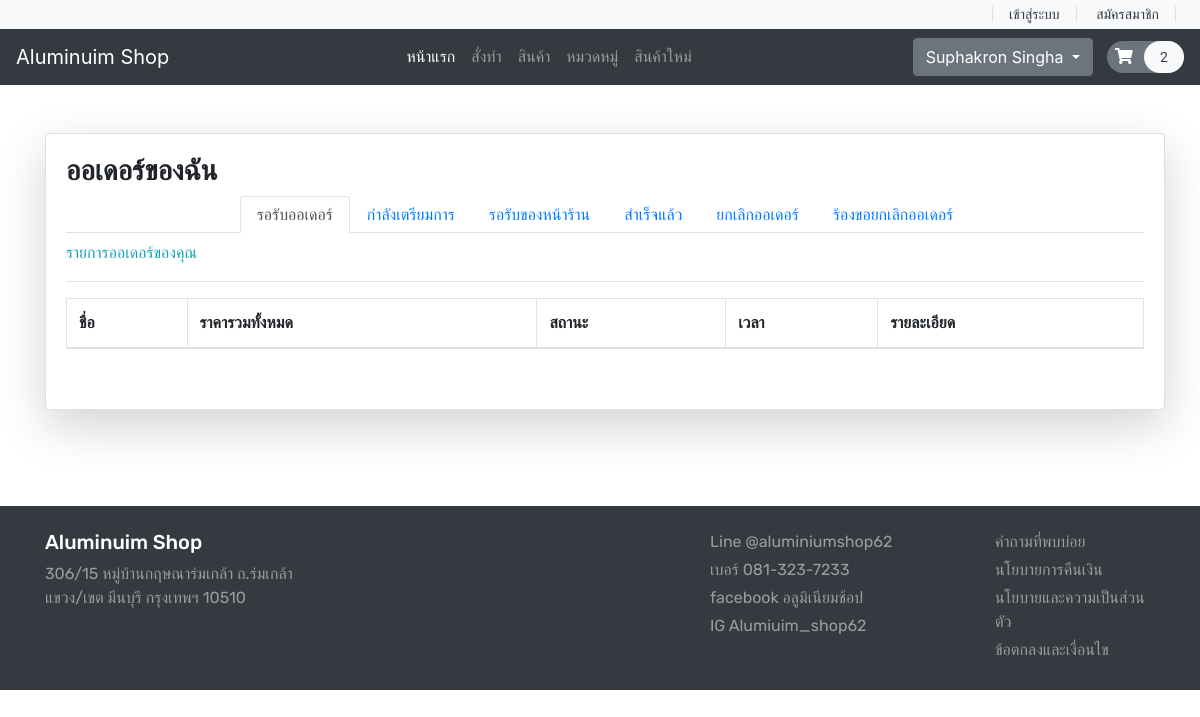
Before: /userorder.php (signed in) with the older database file.
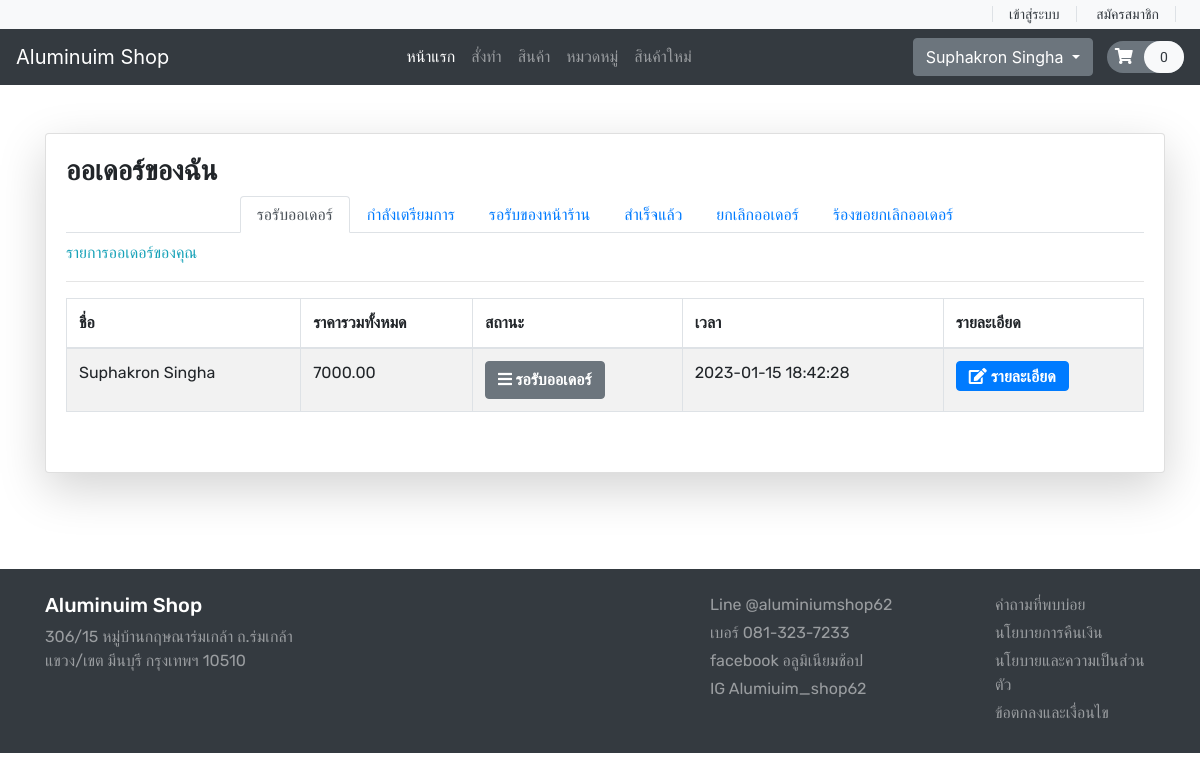
After: the same page with the newer database file.
### tables this page shows
CREATE TABLE `orders` (
  `order_id` varchar(255) NOT NULL,
  `subtotal` double(10,2) NOT NULL,
  `user_id` int(11) NOT NULL,
  `datetime` datetime NOT NULL DEFAULT current_timestamp(),
  `status` varchar(255) NOT NULL
);

CREATE TABLE `users` (
  `user_id` int(11) NOT NULL COMMENT 'รหัสลูกค้า',
  `fullname` varchar(255) NOT NULL COMMENT 'ชื่อพร้อมนามสกุล',
  `address` varchar(255) NOT NULL COMMENT 'ที่อยู่',
  `username` varchar(255) NOT NULL COMMENT 'ียูเซอร์เนม',
  `password` varchar(255) NOT NULL COMMENT 'รหัสผ่าน'
);

### database/DBController.php (called while the page is built, shortened)
<?php
class DBController
{
    protected $host = 'localhost';
    protected $user = 'root';
    protected $password = '';
    protected $database = "project";
    public function __construct()
    {
        $this->con = mysqli_connect($this->host, $this->user, $this->password, $this->database);
    }
}

### functions.php (called while the page is built, shortened)
<?php
require ('database/DBController.php');
require ('database/Product.php');
require ('database/User.php');
$db = new DBController();
$product = new Product($db);
$userorder = new User($db);

### database/Product.php (called while the page is built, shortened)
<?php
class Product
{
    public $db = null;
    public function __construct(DBController $db)
    {
        $this->db = $db;
    }
    public function getData($table = 'product'){
        $result = $this->db->con->query("SELECT * FROM {$table} ");
        $resultArray = array();
        while ($item = mysqli_fetch_array($result, MYSQLI_ASSOC)){
            $resultArray[] = $item;
        }
        return $resultArray;
    }
}

### database/User.php (called while the page is built, shortened)
<?php
class User
{
    public $db = null;
    public function __construct(DBController $db)
    {
        $this->db = $db;
    }
    public function OrderUser($user_id) {
        $result = mysqli_query($this->db->con,
        "SELECT orders.order_id, orders.user_id, users.fullname, orders.subtotal, orders.status, orders.datetime
        FROM orders
        INNER JOIN users ON orders.user_id = users.user_id
        WHERE orders.user_id = '$user_id' AND orders.status = 'NULL'
        ORDER BY orders.datetime ASC");
        return $result;
    }
}

### userorder.php (the view, shortened to what the changed rows need)
<?php
    if ($_SESSION['user_id'] == "") {
        $_SESSION['error'] = 'กรุณาเข้าสู่ระบบ!';
        header("location: login.php");
    } else {
?>
<?php
include ('header.php');
?>
<br>
<br>
<div class="container">
        <div class="row">
            <div class="col-md-3">
                <div class="card shadow-lg p-30 card-responsive" style="width: 70rem;">
                    <div class="card-body">
                        <div class="font-rubik ">
                                <div class="tab-content" id="nav-tabContent">
                                    <div class="tab-pane fade show active" id="nav-home" role="tabpanel" aria-labelledby="nav-home-tab">
                                        <table id="myTable" class="table table-bordered table-striped">
                                            <thead>
                                                <th>ชื่อ</th>
                                                <th>ราคารวมทั้งหมด</th>
                                                <th>สถานะ</th>
                                                <th>เวลา</th>
                                                <th>รายละเอียด</th>
                                            </thead>
                                            <tbody>
                                                <?php
                                                    $user_id = $_SESSION['user_id'];
                                                    $sql = $userorder->OrderUser($user_id);
                                                    while($row = mysqli_fetch_array($sql)) {
                                                ?>
                                                <tr>
                                                    <td><?php echo $row['fullname']; ?></td>
                                                    <td><?php echo $row['subtotal']; ?></td>
                                                    <?php $status=$row['status'];
                                                        if($status=="" or $status=='NULL') { ?>
                                                        <td> <button type="button" class="btn btn-secondary" style="font-weight:bold;"><i class="fas fa-bars"></i> รอรับออเดอร์</button></td>
                                                        <?php } if($status=="in process") { ?>
                                                            <td> <button type="button" class="btn btn-warning"><span class="fa fa-cog fa-spin"
                                                                aria-hidden="true"></span> กำลังเตรียมการ</button></td>
                                                        <?php } ?> <?php if($status=="success") { ?>
                                                        <td> <button type="button" class="btn btn-success"><span class="fa fa-check-circle"aria-hidden="true"></span> เรียบร้อย</button>
                                                        </td> <?php } ?> <?php if($status=="rejected") { ?>
                                                        <td> <button type="button" class="btn btn-danger"><i class="far fa-times-circle"></i> ยกเลิกออเดอร์</button></td>
                                                        <?php } ?>
                                                    <td><?php echo $row['datetime']; ?></td>
                                                    <td><a href="userOrderdetail.php?id=<?php echo $row['order_id']; ?>" class="fas fa-edit btn btn-primary" style="font-size: 16px;">&nbsp;รายละเอียด</a></td>
                                                </tr>
                                                <?php
                                                }
                                                ?>
                                            </tbody>
                                        </table>
                                    </div>
                                </div>
                                <br>
                            </div>
                        </div>
                    </div>
                </div>
            </div>
        </div>
<br>
<br>
<br>
<br>
<?php
include ('footer.php');
?>
<?php
}
?>

### header.php (shortened to what the changed rows need)
<!DOCTYPE html>
<html lang="en">
<head>
    <link rel="stylesheet" href="https://stackpath.bootstrapcdn.com/bootstrap/4.4.1/css/bootstrap.min.css">
    <link rel="stylesheet" href="https://cdnjs.cloudflare.com/ajax/libs/OwlCarousel2/2.3.4/assets/owl.carousel.min.css" />
    <link rel="stylesheet" href="https://cdnjs.cloudflare.com/ajax/libs/OwlCarousel2/2.3.4/assets/owl.theme.default.min.css" />
    <link rel="stylesheet" href="https://cdnjs.cloudflare.com/ajax/libs/font-awesome/5.13.0/css/all.min.css" />
    <link rel="stylesheet" href="style.css">
    <?php
    require ('functions.php');
    ?>
</head>
<body>
<header id="header">
    <nav class="navbar navbar-expand-lg navbar-dark bg-dark">
        <div class="collapse navbar-collapse" id="navbarNav">
            <?php if(isset($_SESSION['user_id'])) { ?>
                <div class="dropdown">
                    <button class="btn btn-secondary dropdown-toggle" type="button" id="dropdownMenuButton" data-toggle="dropdown" aria-haspopup="true" aria-expanded="false">
                        <?php echo $_SESSION['fullname']; ?>
                    </button>
                </div>
                <form action="#" class="font-size-14 font-rale">
                    <a href="cart.php" class="py-2 rounded-pill bg-secondary">
                        <span class="font-size-16 px-2 text-white"><i class="fas fa-shopping-cart"></i></span>
                        <span class="px-3 py-2 rounded-pill text-dark bg-light"><?php echo count($product->getData('cart')); ?></span>
                    </a>
                </form>
            <?php
            }
            ?>
        </div>
    </nav>
</header>
<main id="main-site">

Changed rows visible on the page:
added orders: user.fullname "Suphakron Singha", subtotal "7000.00", status "NULL" (drawn), datetime "2023-01-15 18:42:28"
Other visible differences:
count($product->getData('cart')): "2" → "0"
